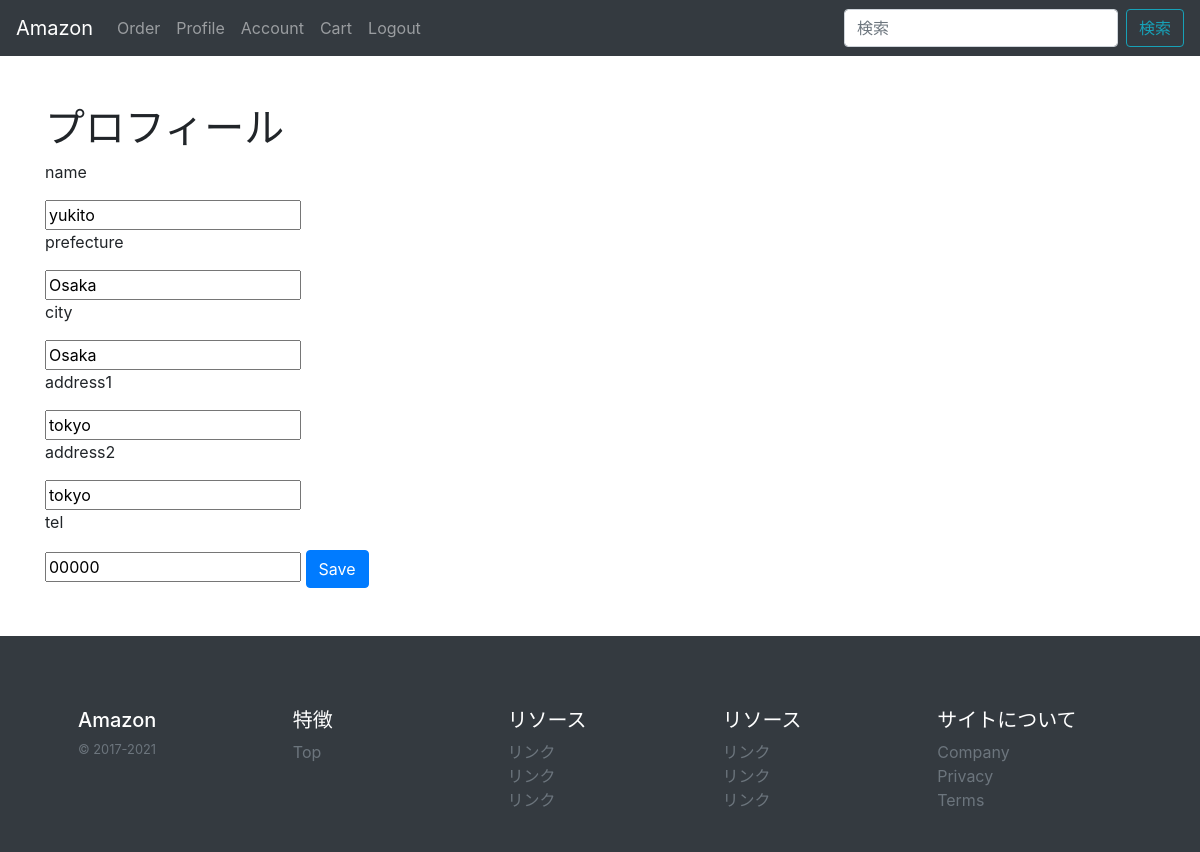
Page /profile/ (signed in) on the earlier database version.
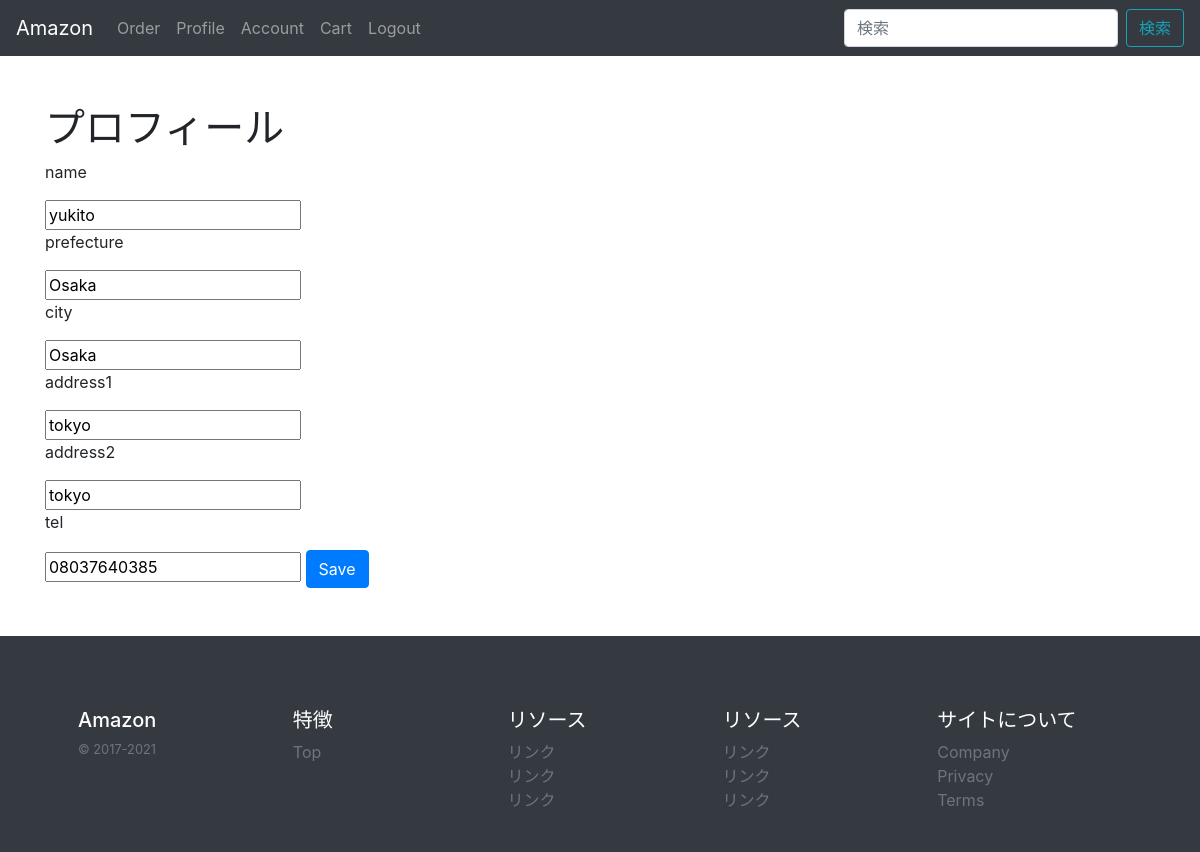
Same page on the later database version.
### base/models/account_models.py (models this page shows, shortened)
class User(AbstractBaseUser):               #追記
    id=models.CharField(default=create_id,primary_key=True,max_length=22)       #
    username=models.CharField(default='匿名',max_length=30,unique=True,blank=True)  #
    email = models.EmailField(
        verbose_name='email address',
        max_length=255,
        unique=True,
    )
    is_active = models.BooleanField(default=True)
    is_admin = models.BooleanField(default=False)
    objects = MyUserManager()
    USERNAME_FIELD = 'username'             #追記
    EMAIL_FIELD='email'
    REQUIRED_FIELDS = ['email',]

class Profile(models.Model):  #追記　モデル全て
    user=models.OneToOneField(User,primary_key=True,on_delete=models.CASCADE)
    name=models.CharField(default='',blank=True,max_length=30)
    zipcode=models.CharField(default='',blank=True,max_length=8)
    prefecture=models.CharField(default='',blank=True,max_length=50)
    city=models.CharField(default='',blank=True,max_length=50)
    address1=models.CharField(default='',blank=True,max_length=50)
    address2=models.CharField(default='',blank=True,max_length=50)
    tel=models.CharField(default='',blank=True,max_length=15)
    created_at=models.DateTimeField(auto_now_add=True)
    updated_at=models.DateTimeField(auto_now=True)

### base/views/account_views.py (the view, shortened to what this page needs)
# urls.py: path('profile/',views.ProfileUpdateView.as_view()),
class ProfileUpdateView(LoginRequiredMixin,generic.UpdateView):
    model=Profile
    template_name='pages/profile.html'
    fields={'name','prefecture','city','address1','address2','tel'}
    success_url='/profile/'
    def get_object(self):
        self.kwargs['pk']=self.request.user.pk
        return super().get_object()

### templates/pages/profile.html (shortened to what this page needs)
{% extends 'base.html'%}
{%block content%}
<div class="container">
    <h1>プロフィール</h1>
    <form action="" method="POST">
        <p>name</p>
        <input type="text" name="name" value="{{user.profile.name}}">
        <p>prefecture</p>
        <input type="text" name="prefecture" value="{{user.profile.prefecture}}">
        <p>city</p>
        <input type="text" name="city" value="{{user.profile.city}}">
        <p>address1</p>
        <input type="text" name="address1" value="{{user.profile.address1}}">
        <p>address2</p>
        <input type="text" name="address2" value="{{user.profile.address2}}">
        <p>tel</p>
        <input type="text" name="tel" value="{{user.profile.tel}}">
        <button type="submit" class="btn btn-primary">Save</button>
    </form>
</div>
{%endblock%}

Differences in the rows shown:
changed through a linked row, User "yukito": tel "00000" → "08037640385"
